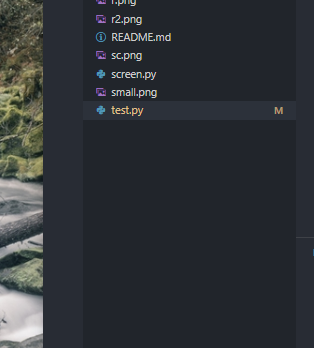
#> input picture bloodweb/00.png, 314 x 348 px
$ python test.py
#> lines starting #> are read from the running program, lines starting #| are printed output that depends on the picture; after the words box and inside, x2 and y2 are one past the last pixel; in counts of white or black regions, pixels touching at a corner belong together
import cv2
import time
import pyautogui
import numpy as np
from PIL import Image, ImageGrab

# time.sleep(1)
print("start")

# take a screenshot and save it
# # 1 inner screenshot
# pyautogui.screenshot(("00.png"),region=(527,356,314,348))
# # 2 mid screenshot
# pyautogui.screenshot(("01.png"),region=(386,222,569,587))
# # 3 outer screenshot
# pyautogui.screenshot(("02.png"),region=(217,105,976,869))


im = cv2.imread("00.png")
#> im is the input picture: shape (348, 314, 3); mean B, G, R 54.8, 50.8, 47
gray_img = cv2.cvtColor(im,	cv2.COLOR_BGR2GRAY)
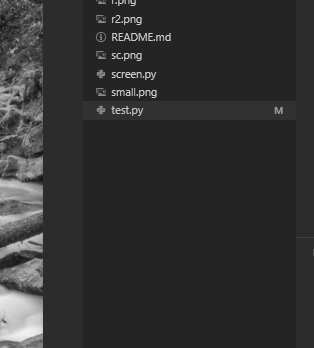
#> gray_img: shape (348, 314); min 16, max 239, mean 49.9
img	= cv2.medianBlur(gray_img,	5)
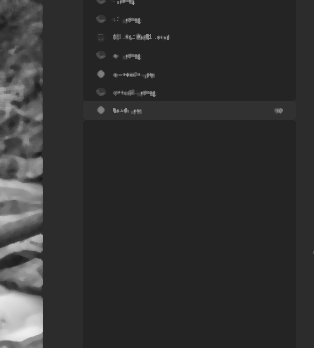
#> img: shape (348, 314); min 28, max 238, mean 49
cimg = cv2.cvtColor(img,cv2.COLOR_GRAY2BGR)


circles	= cv2.HoughCircles(img,cv2.HOUGH_GRADIENT,1,120,param1=10,param2=40,minRadius=30,maxRadius=44)
#> circles = None
#> (the run stopped early here; a loop or call above may not have finished)

$ run again, with bloodweb/01.png copied over bloodweb/00.png
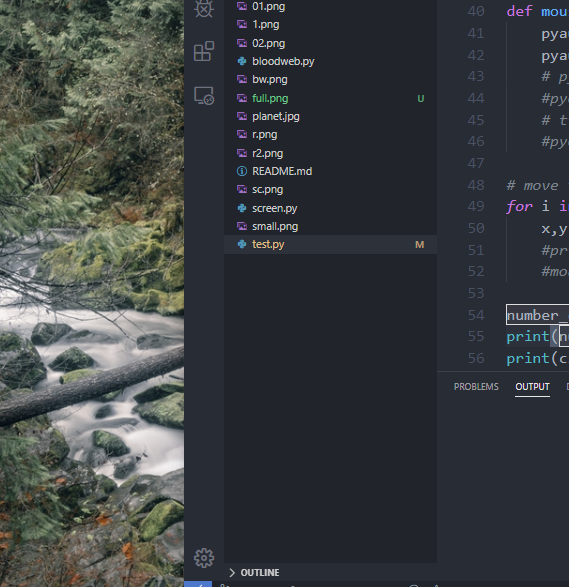
#> input picture bloodweb/01.png, 569 x 587 px
#> im is the input picture: shape (587, 569, 3); mean B, G, R 64.2, 62.8, 58.5
#> `gray_img = cv2.cvtColor(im,	cv2.COLOR_BGR2GRAY)`:
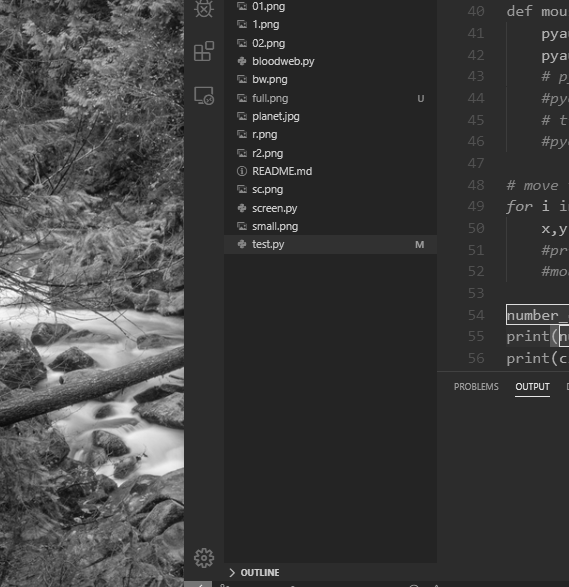
#> gray_img: shape (587, 569); min 9, max 249, mean 61.6
#> `img	= cv2.medianBlur(gray_img,	5)`:
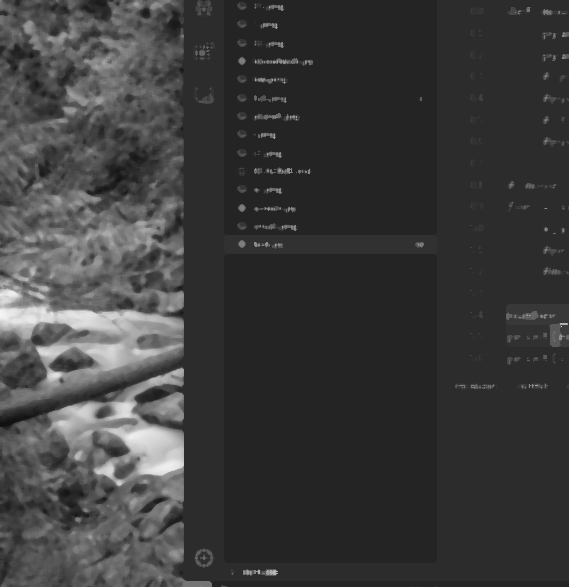
#> img: shape (587, 569); min 15, max 244, mean 60.2
#> circles = None

$ run again, with bloodweb/02.png copied over bloodweb/00.png
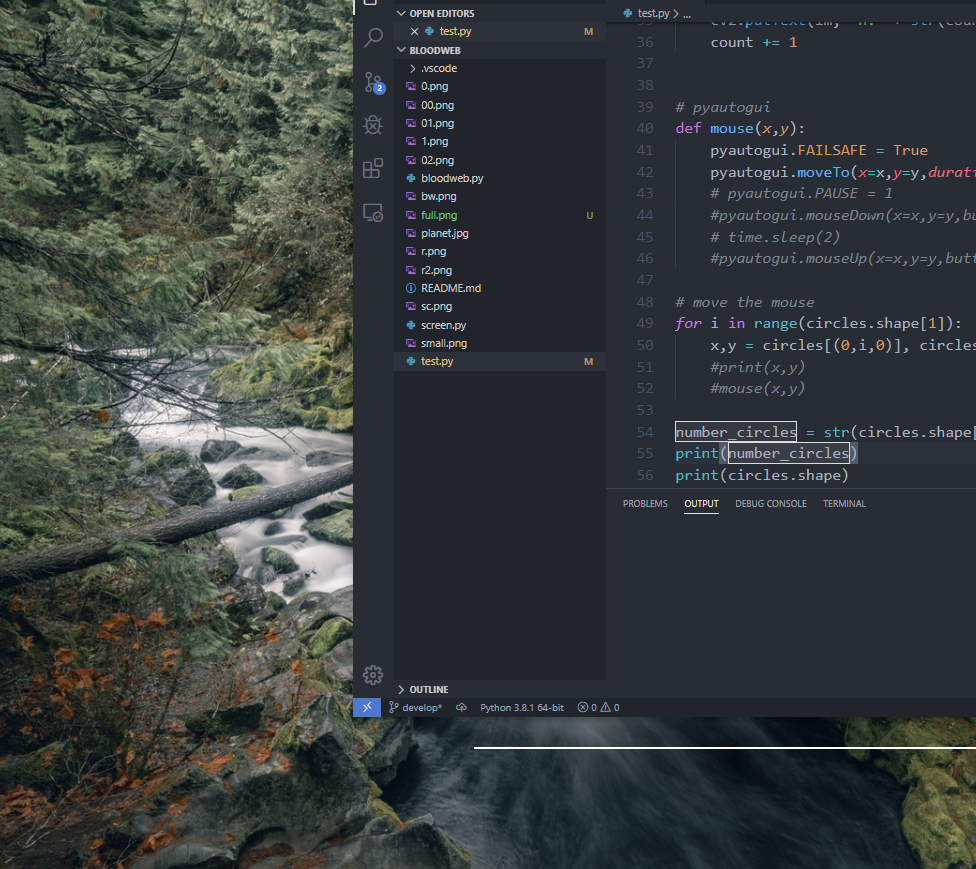
#> input picture bloodweb/02.png, 976 x 869 px
#> im is the input picture: shape (869, 976, 3); mean B, G, R 60.2, 60, 54.8
#> `gray_img = cv2.cvtColor(im,	cv2.COLOR_BGR2GRAY)`:
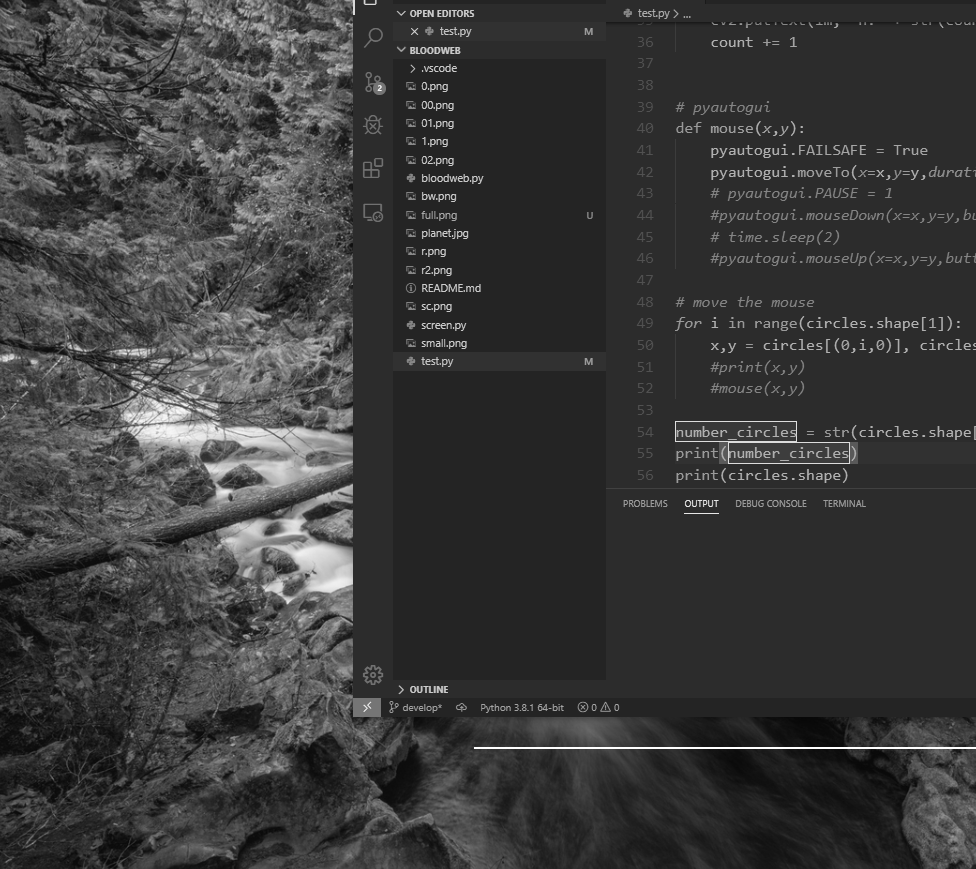
#> gray_img: shape (869, 976); min 7, max 255, mean 58.5
#> `img	= cv2.medianBlur(gray_img,	5)`:
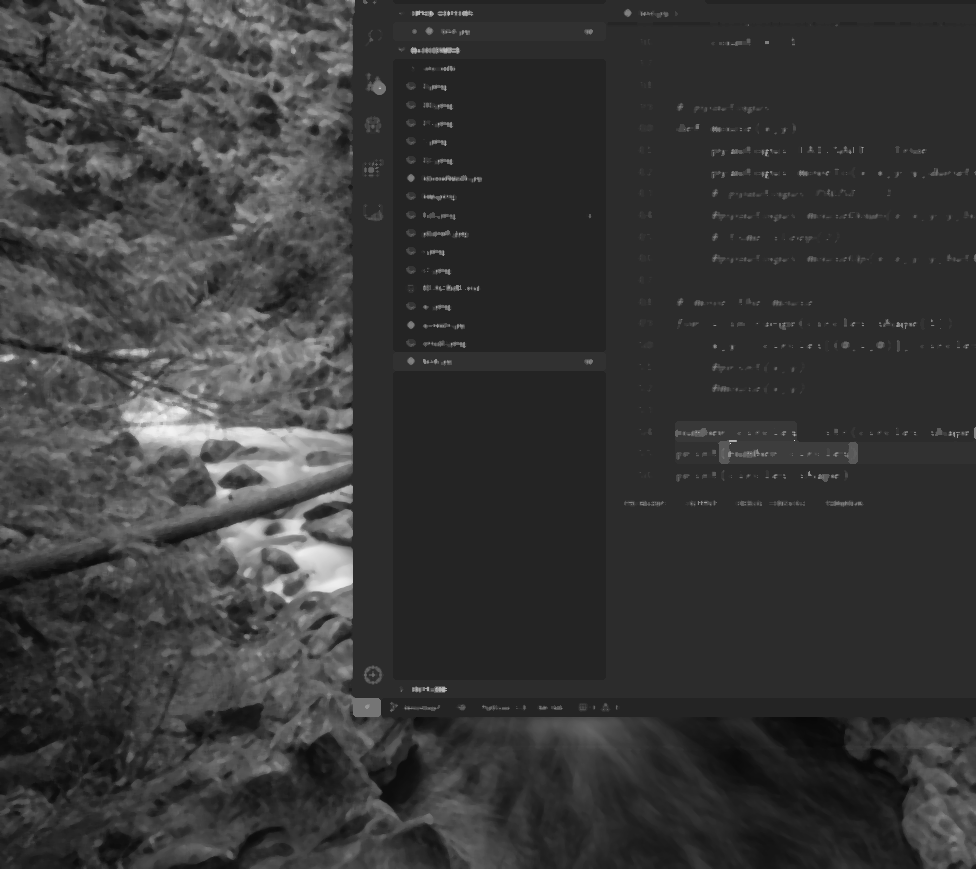
#> img: shape (869, 976); min 8, max 244, mean 56.7
#> circles = None
